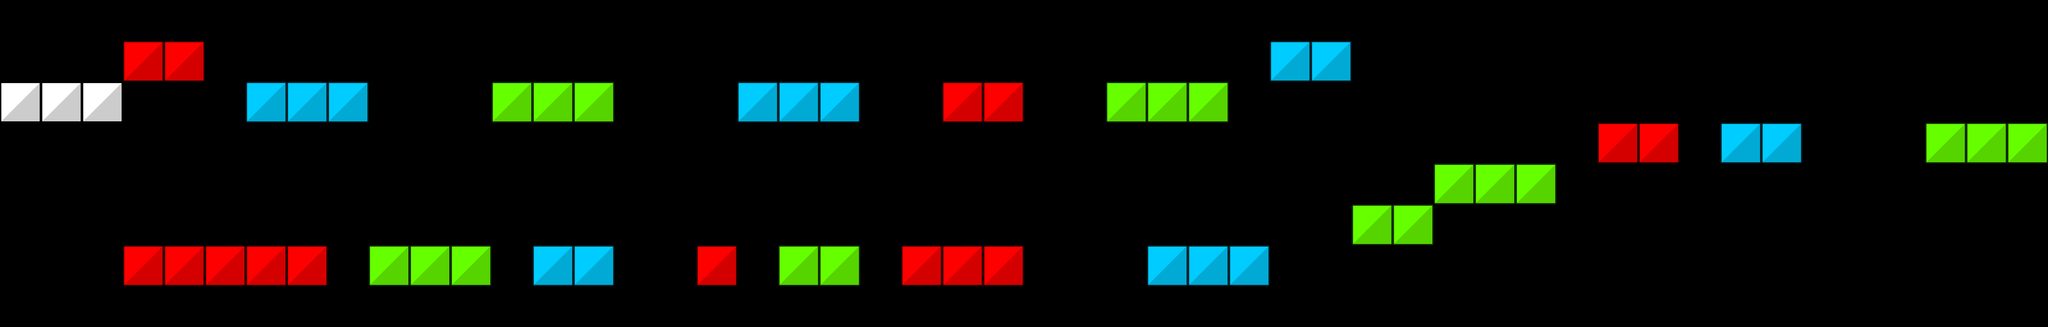

The image is a tile-based game level rendered from a .tmx file. Its description and source (layers, tilesets, objects; grid data summarised) follow:
An orthogonal 50x8 tile map with 64x64 px tiles, 1 tile layer (PLATFORM), 3 tilesets and 9 objects.

<map version="1.0" orientation="orthogonal" renderorder="right-down" width="50" height="8" tilewidth="64" tileheight="64" nextobjectid="36">
 <tileset firstgid="1" name="platformSet" tilewidth="64" tileheight="64" tilecount="4" columns="4">
  <image source="../spritesheets/platformSet.png" width="256" height="64" />
 </tileset>
 <tileset firstgid="5" name="player" tilewidth="64" tileheight="64" tilecount="1" columns="1">
  <image source="../textures/player/player_red.png" width="64" height="64" />
 </tileset>
 <tileset firstgid="6" name="enemies" tilewidth="64" tileheight="64" tilecount="3" columns="0">
  <tile id="0">
   <image width="64" height="64" source="../textures/enemies/blueAlive.png" />
  </tile>
  <tile id="1">
   <image width="64" height="64" source="../textures/enemies/greenAlive.png" />
  </tile>
  <tile id="2">
   <properties>
    <property name="Colour" value="RED" />
   </properties>
   <image width="64" height="64" source="../textures/enemies/redAlive.png" />
  </tile>
 </tileset>
 <layer name="PLATFORM" width="50" height="8">
  <data>[400 cells, 52 non-empty, 4 distinct tile ids]</data>
 </layer>
 <objectgroup name="PLAYER">
  <object id="24" gid="5" x="0" y="64" width="64" height="64" />
 </objectgroup>
 <objectgroup name="BOUNDARY">
  <object id="23" x="0" y="-192">
   <polyline points="0,0 0,1024 3328,1024 3328,0 0,0" />
  </object>
 </objectgroup>
 <objectgroup name="FAILBOUNDARY">
  <object id="29" x="0" y="704">
   <polyline points="0,0 3328,0 3328,128 0,128 0,0" />
  </object>
 </objectgroup>
 <objectgroup name="PASSBOUNDARY">
  <object id="30" x="3200" y="-192">
   <polyline points="0,0 0,640 128,640 128,0 0,0" />
  </object>
 </objectgroup>
 <objectgroup name="ENEMIES">
  <object id="31" gid="8" x="320" y="384" width="64" height="64">
   <properties>
    <property name="Colour" value="RED" />
   </properties>
  </object>
  <object id="32" gid="8" x="1472" y="384" width="64" height="64">
   <properties>
    <property name="Colour" value="RED" />
   </properties>
  </object>
  <object id="33" gid="8" x="2560" y="192" width="64" height="64">
   <properties>
    <property name="Colour" value="RED" />
   </properties>
  </object>
  <object id="34" gid="7" x="832" y="128" width="64" height="64">
   <properties>
    <property name="Colour" value="GREEN" />
   </properties>
  </object>
  <object id="35" gid="7" x="2304" y="256" width="64" height="64">
   <properties>
    <property name="Colour" value="GREEN" />
   </properties>
  </object>
 </objectgroup>
</map>
